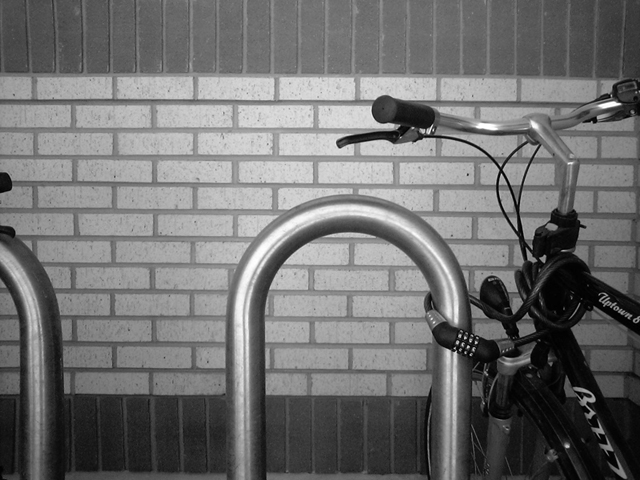
#> input picture taller2/pics/bike.jpg, 640 x 480 px
$ jupyter execute taller2.ipynb
#> lines starting #> are read from the running program, lines starting #| are printed output that depends on the picture
[cell 1]
import cv2
import numpy as np
from matplotlib import pyplot as plt

img = cv2.imread('pics/bike.jpg')
#> img is the input picture: shape (480, 640, 3); min 0, max 255, mean 112.2
plt.imshow(img), plt.title('Bike')
plt.show()

### Convolución:
Vamos a definir la operación de convlución como la multiplación elemento a elemento entre dos matrices seguida por la suma de sus elementos: la primera de estas matrices será la ROI, una submatriz tomada de la matriz de dimensiones mayores (la imagen a la que se le quiere aplicar el filtro), la segunda será como tal la máscara.

[cell 2]
def conv(img, kernel):
    #Obtenemos las dimensiones de la imagen y del kernel:
    (imgH, imgW) = img.shape[:2]
#> imgH = 480; imgW = 640
    (kerH, kerW) = kernel.shape[:2]


    #La convolución siempre reduce las dimensiones de la imagen,
    #por ende incrementamos las dimensiones de la imagen en todas
    #las direcciones en una magnitud igual a aproximadamente la mitad
    #del ancho/alto de la máscara (esto debido a que es impar y es simétrica)
    border = (kerH -1 ) //2
    img = cv2.copyMakeBorder(img, border, border, border, border, cv2.BORDER_REPLICATE)
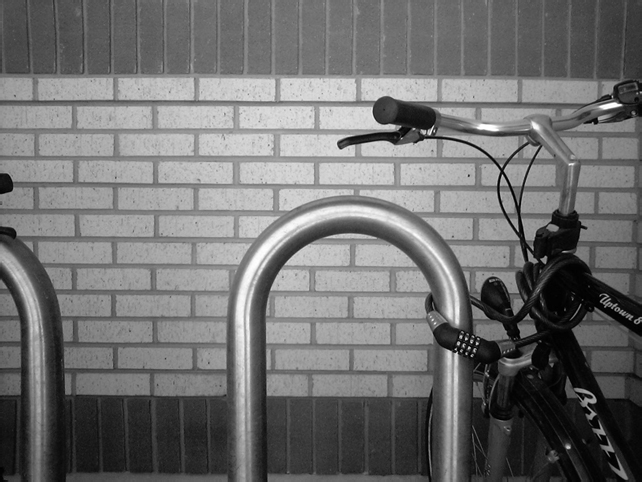
#> img: shape (482, 642, 3); min 0, max 255, mean 112

    #Definimos uan nueva matriz que contendrá la imagen de destino con las
    #dimensiones originales de la imagen
    output = np.zeros((imgH, imgW), dtype="float32")

    #Se itera sobre cada uno de los píxeles de la imagen original
    for y in np.arange(border, imgH + border):
        for x in np.arange(border, imgW + border):
            #se defina una roi centrada en en pixel x,y del tamaño de la máscara
            roi = img[y - border : y + border + 1, x - border : x + border +1]
            #se hace la convolución
            k_i=(roi * kernel).sum()

            #se almacena en la imagen destino:
            output.itemset((y-1,x-1),k_i)


    #se reescala a 8 bits:
    output = cv2.normalize(output,None,0,1,cv2.NORM_MINMAX)

    return output

## Notas
La convolución siempre reduce las dimensiones de la imagen, por ende incrementamos las dimensiones de la imagen en todas
las direcciones en una magnitud igual a aproximadamente la mitad del ancho/alto de la máscara (esto debido a que es impar y es simétrica)

[cell 3]
k_t = np.array(
    ([1, 1, 1],
     [1, 1, 1],
     [1, 1, 1]),dtype="int")
test = conv(img,k_t)

[cell 4]
plt.subplot(121), plt.imshow(img, cmap='gray'), plt.title("Original")
plt.subplot(122), plt.imshow(test, cmap='gray'), plt.title("Resultado Final")
plt.show()
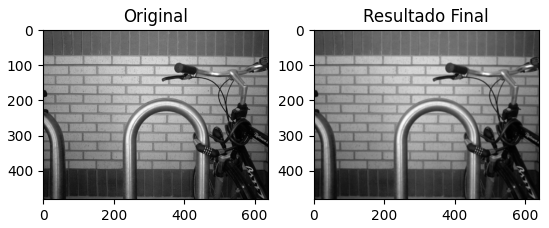
#> figure drawn by matplotlib, 2 panels

### Filtro de Prewitt
Una vez tenemos lista la función correspondiente al filtro convolucional, se construyen las matrices del Filtro de Prewitt:

[cell 5]
#Se definen las 8 matrices que definen  las 8 direcciones del filtro de Prewitt
NO=np.array(
    ([-1, -1, 1],
     [-1, -2, 1],
     [1, 1, 1]),dtype="int")
N=np.array(
    ([-1, -1, -1],
     [1, -2, 1],
     [1, 1, 1]),dtype="int")
NE=np.array(
    ([1, -1, -1],
     [1, -2, -1],
     [1, 1, 1]),dtype="int")
E=np.array(
    ([1, 1, -1],
     [1, -2, -1],
     [1, 1, -1]),dtype="int")
SE=np.array(
    ([1, 1, 1],
     [1, -2, -1],
     [1, -1, -1]),dtype="int")
S=np.array(
    ([1, 1, 1],
     [1, -2, 1],
     [-1, -1, -1]),dtype="int")
SO=np.array(
    ([1, 1, 1],
     [-1, -2, 1],
     [-1, -1, 1]),dtype="int")
O=np.array(
    ([-1, 1, 1],
     [-1, -2, 1],
     [-1, 1, 1]),dtype="int")

prewitt_masks=[NO, N, NE, E, SE, S, SO, O]

[cell 6]
def prewitt(img):
    output = np.zeros(img.shape[:2])
    for i in range(len(prewitt_masks)):
        result = cv2.filter2D(img,-1,prewitt_masks[i]);
        #result = conv(img,prewitt_masks[i])
        result_gray = cv2.cvtColor(result, cv2.COLOR_BGR2GRAY )
        output= output + result_gray
#> this loop made 8 passes
#> pass 1, in prewitt, `result = cv2.filter2D(img,-1,prewitt_masks[i]);`:
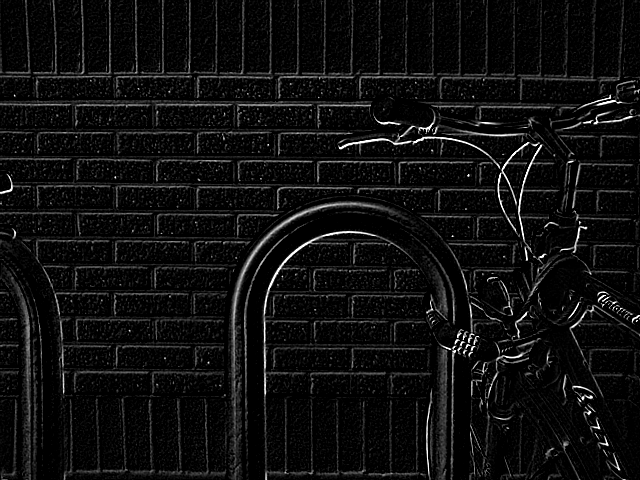
#> result: shape (480, 640, 3); min 0, max 255, mean 15
#> pass 2, in prewitt, `result = cv2.filter2D(img,-1,prewitt_masks[i]);`:
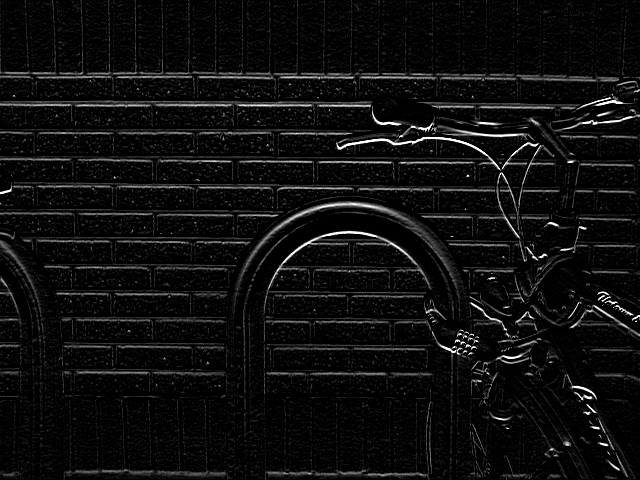
#> result: shape (480, 640, 3); min 0, max 255, mean 14.6
#> after the loop:
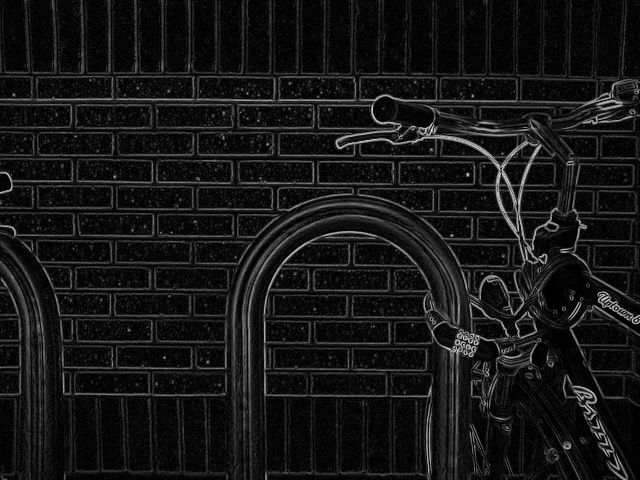
#> output: shape (480, 640) float64; min 0, max 1364, mean 120.2; drawn with min black and max white
#> after the loop:
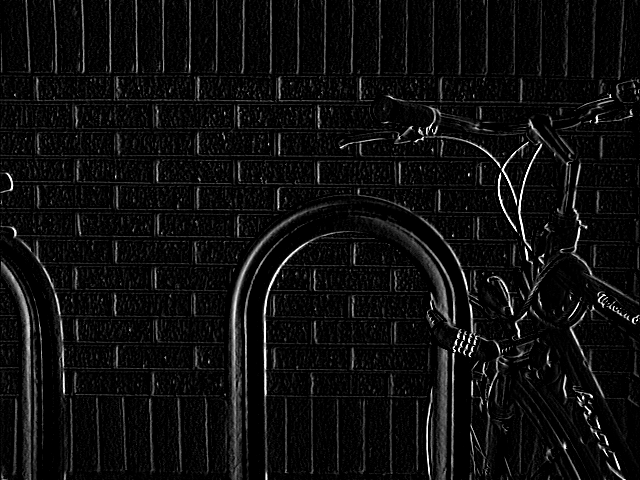
#> result: shape (480, 640, 3); min 0, max 255, mean 14.1
    return output

[cell 7]
prewitt_test = prewitt(img)

[cell 8]
plt.subplot(121), plt.imshow(img, cmap='gray'), plt.title("Original")
plt.subplot(122), plt.imshow(prewitt_test, cmap='gray'), plt.title("Resultado Final")
plt.show()
